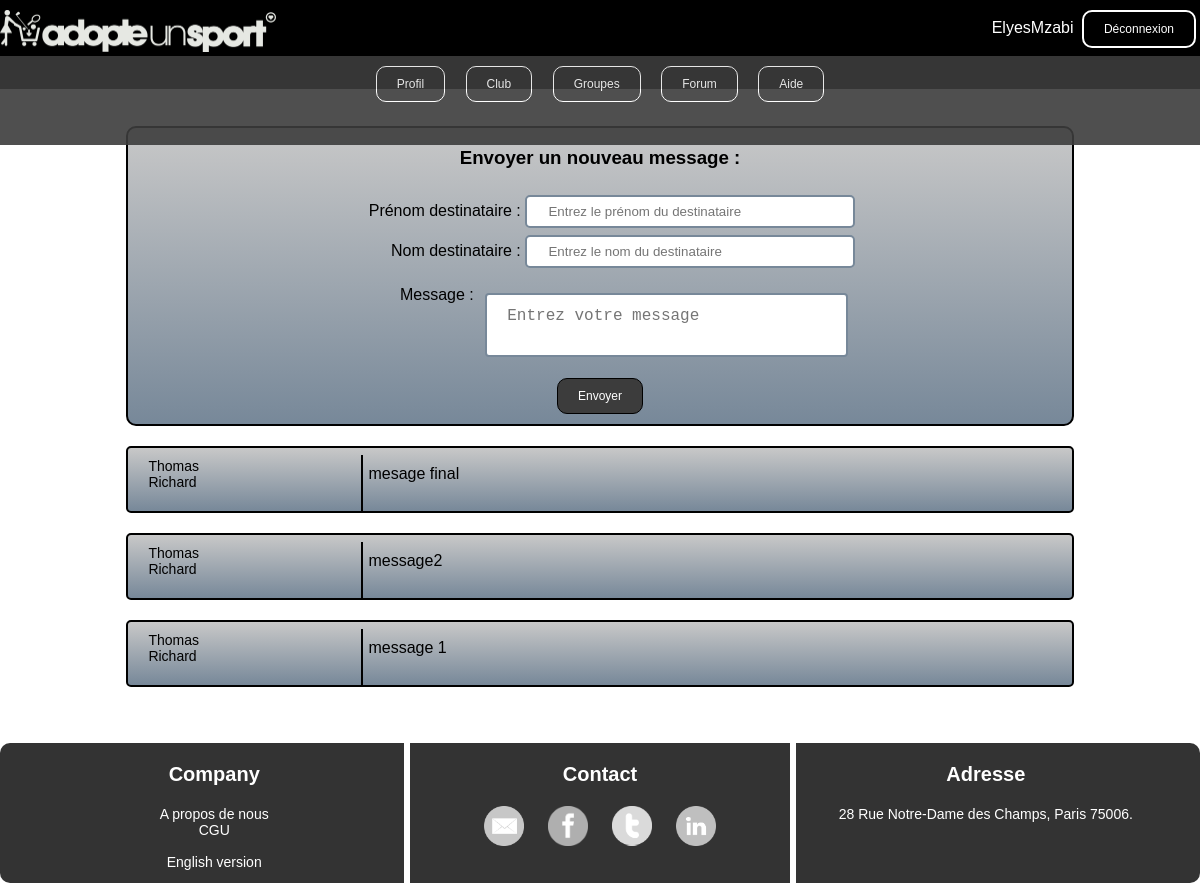
/messagerie.php (signed in), run on the app's committed database.
### tables this page shows
CREATE TABLE IF NOT EXISTS `messagerie` (
  `Id` int(11) NOT NULL AUTO_INCREMENT,
  `Prenomauteur` varchar(255) NOT NULL,
  `Nomauteur` varchar(255) NOT NULL,
  `Prenomdestinataire` varchar(255) NOT NULL,
  `Nomdestinataire` varchar(255) NOT NULL,
  `Message` text NOT NULL,
  PRIMARY KEY (`Id`)
);

### messagerie.php (the view, shortened to what this page needs)
<!DOCTYPE html>
<html>
	<head>
	    <link href='assets/css/styleheaderfooter.css' rel='stylesheet' type='text/css' />
    	<link href='assets/css/style.css' rel='stylesheet' type='text/css' />
	</head>
	<body>
		<?php include("headermembre.php"); ?>
		<div class="messagerie">
			<div class="messagerieformulaire">
	            <form action="messagerie.php" method="post">
	            	<h3>Envoyer un nouveau message :</h3>
	            		<div class="apparenceformulaire">
			            	<label for="prenomdestinataire">Prénom destinataire : </label><input type="text" name="prenomdestinataire" placeholder="Entrez le prénom du destinataire" value="<?php if (isset($_POST['prenomdestinataire'])) echo htmlentities(trim($_POST['prenomdestinataire'])); ?>"><br />
			            	<label for="nomdestinataire">Nom destinataire : </label><input type="text" name="nomdestinataire" placeholder="Entrez le nom du destinataire" value="<?php if (isset($_POST['nomdestinataire'])) echo htmlentities(trim($_POST['nomdestinataire'])); ?>"><br /><br />
			            	<label for="message" style="vertical-align:top;">Message : </label><textarea name="message" class="message" placeholder="Entrez votre message" value="<?php if (isset($_POST['message'])) echo htmlentities(trim($_POST['message'])); ?>"></textarea><br />
	            		</div>
	            	<input type="submit" name="envoyer" value="Envoyer" class="button3">
	       		</form>
	       	</div>
	        	<?php
					try
					{
						$bdd = new PDO('mysql:host=localhost;dbname=app_info;charset=utf8', 'root', '');
					}
					catch(Exception $e)
					{
	        			die('Erreur : '.$e->getMessage());
					}
					$reponse = $bdd->query('SELECT Prenomauteur, Nomauteur, Message FROM messagerie WHERE Prenomdestinataire="'.$_SESSION['Prenom'].'" AND Nomdestinataire="'.$_SESSION['Nom'].'" ORDER BY Id DESC ');
					while ($donnees = $reponse->fetch())
					{ ?>
						<div class="postsmessagerie">
						<div class="auteur casemessagerie">
							<?php
							echo $donnees['Prenomauteur'] . '<br/>';
							echo $donnees['Nomauteur'];
							?>
						</div>
						<div class="msg casemessagerie">
							<?php
							echo $donnees['Message'] . '<br /><br />';
							?>
						</div>
						</div>
			<?php
			}
			?>
    	</div>
    	<?php include("footermembre.php"); ?>
	</body>
</html>

### assets/css/style.css (style rules this page uses)
body { background-image : url('Images/fond2.jpg'); background-size: 100%; background-repeat: no-repeat; background-attachment: fixed; display: block; color : black; font-family : "Verdana", cursive, sans-serif; }
input { border-radius: 6px; }
.button3 { background-color: rgb(60,60,60); border: solid black 1px; border-radius: 10px; color: white; padding: 10px 20px; text-align: center; text-decoration: none; display: inline-block; font-size: 12px; margin: 10px 8px; cursor: pointer; }
.messagerie { display:inline-block; margin-top:10%; margin-bottom: 3%; width: 80%; margin-left: 10%; margin-right: 10%; }
.messagerieformulaire { text-align: center; border: solid black 2px; background-image:linear-gradient(rgb(200,200,200), rgb(119,136,153)); border-radius: 10px; }
.message { width: 45%; height: 5%; padding: 12px 20px; margin: 1%; display: inline-block; border: 2px solid rgb(119,136,153); border-radius: 4px; font-size: 16px; resize: none; }
.casemessagerie { display: inline-block; padding-top: 10px; padding-bottom: 10px; }
.postsmessagerie { background-image:linear-gradient(rgb(200,200,200), rgb(119,136,153)); border: solid black 2px; border-radius: 5px; margin-top: 20px; margin-bottom: 20px; }
.auteur { vertical-align: text-bottom; padding-right: 20px; padding-left: 20px; font-size: 14px; width: 20%; }
.msg { padding-right: 5px; padding-left: 5px; border-left: solid black 2px; }
input[type=text] { border: 2px solid rgb(119,136,153); border-radius: 5px; padding: 1% 3%; margin-top: 1%; width: 40%; }
.apparenceformulaire { width: 75%; margin-left: 2%; margin-right: 23%; text-align: right; }

### data on the page
messagerie: Prenomauteur "Thomas", Nomauteur "Richard", Message "mesage final"
messagerie: Prenomauteur "Thomas", Nomauteur "Richard", Message "message2"
messagerie: Prenomauteur "Thomas", Nomauteur "Richard", Message "message 1"

### other printed values
$_SESSION['Pseudo'] "ElyesMzabi"
